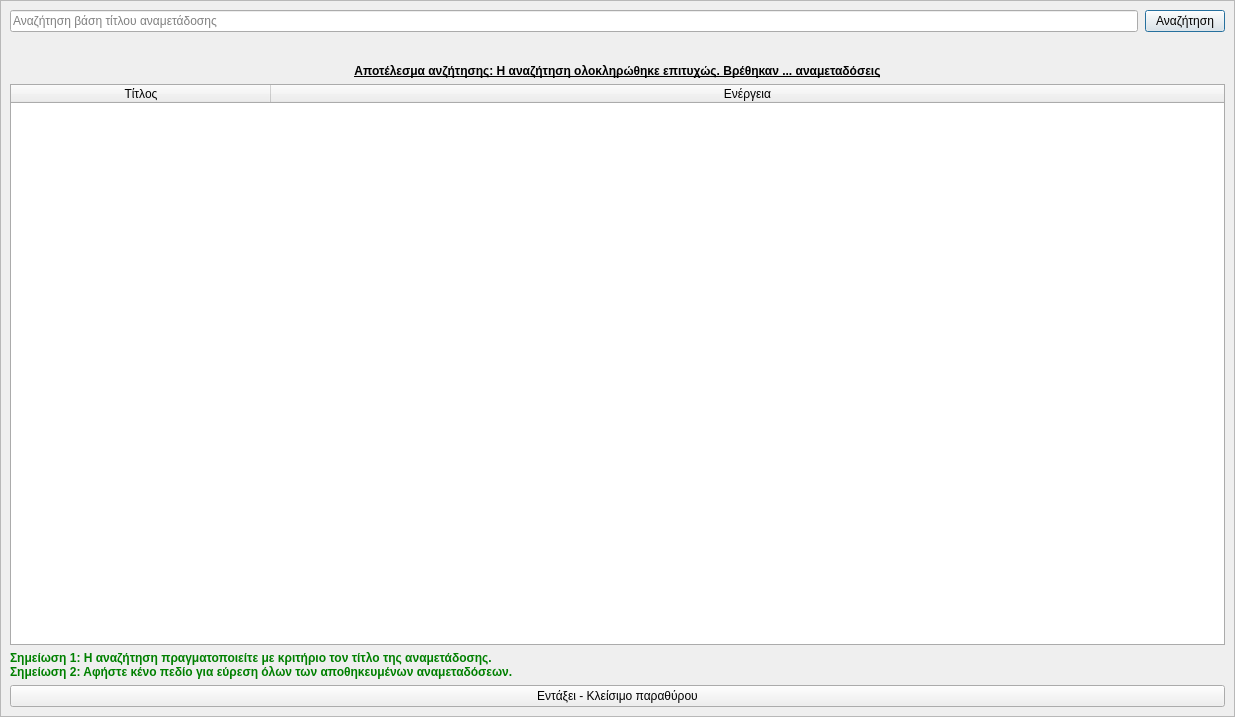
<?xml version="1.0" encoding="UTF-8"?>
<ui version="4.0">
 <class>Dialog</class>
 <widget class="QDialog" name="Dialog">
  <property name="geometry">
   <rect>
    <x>0</x>
    <y>0</y>
    <width>1235</width>
    <height>717</height>
   </rect>
  </property>
  <property name="windowTitle">
   <string>Εύρεση αναμετάδοσης</string>
  </property>
  <property name="windowIcon">
   <iconset resource="../../../icons.qrc">
    <normaloff>:/main-window/assets/images/main-window/search.png</normaloff>:/main-window/assets/images/main-window/search.png</iconset>
  </property>
  <layout class="QGridLayout" name="gridLayout">
   <property name="leftMargin">
    <number>0</number>
   </property>
   <property name="topMargin">
    <number>0</number>
   </property>
   <property name="rightMargin">
    <number>0</number>
   </property>
   <property name="bottomMargin">
    <number>0</number>
   </property>
   <item row="0" column="0">
    <widget class="QScrollArea" name="scrollArea">
     <property name="widgetResizable">
      <bool>true</bool>
     </property>
     <widget class="QWidget" name="scrollAreaWidgetContents">
      <property name="geometry">
       <rect>
        <x>0</x>
        <y>0</y>
        <width>1233</width>
        <height>715</height>
       </rect>
      </property>
      <property name="sizePolicy">
       <sizepolicy hsizetype="Ignored" vsizetype="Preferred">
        <horstretch>0</horstretch>
        <verstretch>0</verstretch>
       </sizepolicy>
      </property>
      <layout class="QGridLayout" name="gridLayout_2">
       <item row="0" column="0">
        <widget class="QFrame" name="frame">
         <property name="styleSheet">
          <string notr="true">QFrame{border:none;}</string>
         </property>
         <property name="frameShape">
          <enum>QFrame::StyledPanel</enum>
         </property>
         <property name="frameShadow">
          <enum>QFrame::Raised</enum>
         </property>
         <layout class="QHBoxLayout" name="horizontalLayout">
          <property name="spacing">
           <number>7</number>
          </property>
          <property name="leftMargin">
           <number>0</number>
          </property>
          <property name="topMargin">
           <number>0</number>
          </property>
          <property name="rightMargin">
           <number>0</number>
          </property>
          <property name="bottomMargin">
           <number>0</number>
          </property>
          <item>
           <widget class="QLineEdit" name="search_phrase">
            <property name="sizePolicy">
             <sizepolicy hsizetype="Expanding" vsizetype="Maximum">
              <horstretch>0</horstretch>
              <verstretch>0</verstretch>
             </sizepolicy>
            </property>
            <property name="minimumSize">
             <size>
              <width>0</width>
              <height>0</height>
             </size>
            </property>
            <property name="dragEnabled">
             <bool>true</bool>
            </property>
            <property name="placeholderText">
             <string>Αναζήτηση βάση τίτλου αναμετάδοσης</string>
            </property>
            <property name="clearButtonEnabled">
             <bool>true</bool>
            </property>
           </widget>
          </item>
          <item>
           <widget class="QPushButton" name="search_button">
            <property name="sizePolicy">
             <sizepolicy hsizetype="Minimum" vsizetype="Maximum">
              <horstretch>0</horstretch>
              <verstretch>0</verstretch>
             </sizepolicy>
            </property>
            <property name="text">
             <string>Αναζήτηση</string>
            </property>
            <property name="icon">
             <iconset resource="../../../icons.qrc">
              <normaloff>:/main-window/assets/images/main-window/search.png</normaloff>:/main-window/assets/images/main-window/search.png</iconset>
            </property>
           </widget>
          </item>
         </layout>
        </widget>
       </item>
       <item row="1" column="0">
        <widget class="QFrame" name="frame_2">
         <property name="styleSheet">
          <string notr="true">QFrame{border:none;}</string>
         </property>
         <property name="frameShape">
          <enum>QFrame::StyledPanel</enum>
         </property>
         <property name="frameShadow">
          <enum>QFrame::Raised</enum>
         </property>
         <layout class="QHBoxLayout" name="horizontalLayout_2">
          <property name="leftMargin">
           <number>0</number>
          </property>
          <property name="topMargin">
           <number>0</number>
          </property>
          <property name="rightMargin">
           <number>0</number>
          </property>
          <property name="bottomMargin">
           <number>0</number>
          </property>
          <item>
           <spacer name="horizontalSpacer_3">
            <property name="orientation">
             <enum>Qt::Horizontal</enum>
            </property>
            <property name="sizeHint" stdset="0">
             <size>
              <width>476</width>
              <height>20</height>
             </size>
            </property>
           </spacer>
          </item>
          <item>
           <widget class="QLabel" name="loading_label">
            <property name="minimumSize">
             <size>
              <width>220</width>
              <height>0</height>
             </size>
            </property>
            <property name="maximumSize">
             <size>
              <width>220</width>
              <height>16777215</height>
             </size>
            </property>
            <property name="whatsThis">
             <string>Κινούμενη αναπαράσταση που ενεργοποιείτε κατά την διάρκεια της αναζήτησης</string>
            </property>
            <property name="text">
             <string/>
            </property>
           </widget>
          </item>
          <item>
           <spacer name="horizontalSpacer_4">
            <property name="orientation">
             <enum>Qt::Horizontal</enum>
            </property>
            <property name="sizeHint" stdset="0">
             <size>
              <width>475</width>
              <height>20</height>
             </size>
            </property>
           </spacer>
          </item>
         </layout>
        </widget>
       </item>
       <item row="2" column="0">
        <widget class="QLabel" name="label_2">
         <property name="styleSheet">
          <string notr="true">QLabel{font-weight:bold;text-decoration:underline;}</string>
         </property>
         <property name="text">
          <string>Αποτέλεσμα ανζήτησης: Η αναζήτηση ολοκληρώθηκε επιτυχώς. Βρέθηκαν ... αναμεταδόσεις</string>
         </property>
         <property name="alignment">
          <set>Qt::AlignCenter</set>
         </property>
        </widget>
       </item>
       <item row="3" column="0">
        <widget class="QTableWidget" name="table">
         <property name="styleSheet">
          <string notr="true">QTableWidget{border:1px solid #ABABAB;}</string>
         </property>
         <property name="editTriggers">
          <set>QAbstractItemView::NoEditTriggers</set>
         </property>
         <property name="alternatingRowColors">
          <bool>true</bool>
         </property>
         <property name="selectionMode">
          <enum>QAbstractItemView::SingleSelection</enum>
         </property>
         <property name="selectionBehavior">
          <enum>QAbstractItemView::SelectRows</enum>
         </property>
         <property name="sortingEnabled">
          <bool>false</bool>
         </property>
         <property name="rowCount">
          <number>0</number>
         </property>
         <attribute name="horizontalHeaderCascadingSectionResizes">
          <bool>false</bool>
         </attribute>
         <attribute name="horizontalHeaderMinimumSectionSize">
          <number>260</number>
         </attribute>
         <attribute name="horizontalHeaderHighlightSections">
          <bool>false</bool>
         </attribute>
         <attribute name="horizontalHeaderShowSortIndicator" stdset="0">
          <bool>false</bool>
         </attribute>
         <attribute name="horizontalHeaderStretchLastSection">
          <bool>true</bool>
         </attribute>
         <attribute name="verticalHeaderHighlightSections">
          <bool>false</bool>
         </attribute>
         <column>
          <property name="text">
           <string>Τίτλος</string>
          </property>
         </column>
         <column>
          <property name="text">
           <string>Ενέργεια</string>
          </property>
         </column>
        </widget>
       </item>
       <item row="4" column="0">
        <widget class="QLabel" name="label">
         <property name="styleSheet">
          <string notr="true">QLabel{
	font-weight:bold;
	color:green;
}</string>
         </property>
         <property name="text">
          <string>Σημείωση 1: Η αναζήτηση πραγματοποιείτε με κριτήριο τον τίτλο της αναμετάδοσης.
Σημείωση 2: Αφήστε κένο πεδίο για εύρεση όλων των αποθηκευμένων αναμεταδόσεων.</string>
         </property>
        </widget>
       </item>
       <item row="5" column="0">
        <widget class="QPushButton" name="ok">
         <property name="text">
          <string>Εντάξει - Κλείσιμο παραθύρου</string>
         </property>
         <property name="icon">
          <iconset resource="../../../icons.qrc">
           <normaloff>:/rest-windows/assets/images/rest-windows/ok.png</normaloff>:/rest-windows/assets/images/rest-windows/ok.png</iconset>
         </property>
        </widget>
       </item>
      </layout>
     </widget>
    </widget>
   </item>
  </layout>
 </widget>
 <resources>
  <include location="../../../icons.qrc"/>
 </resources>
 <connections/>
</ui>
